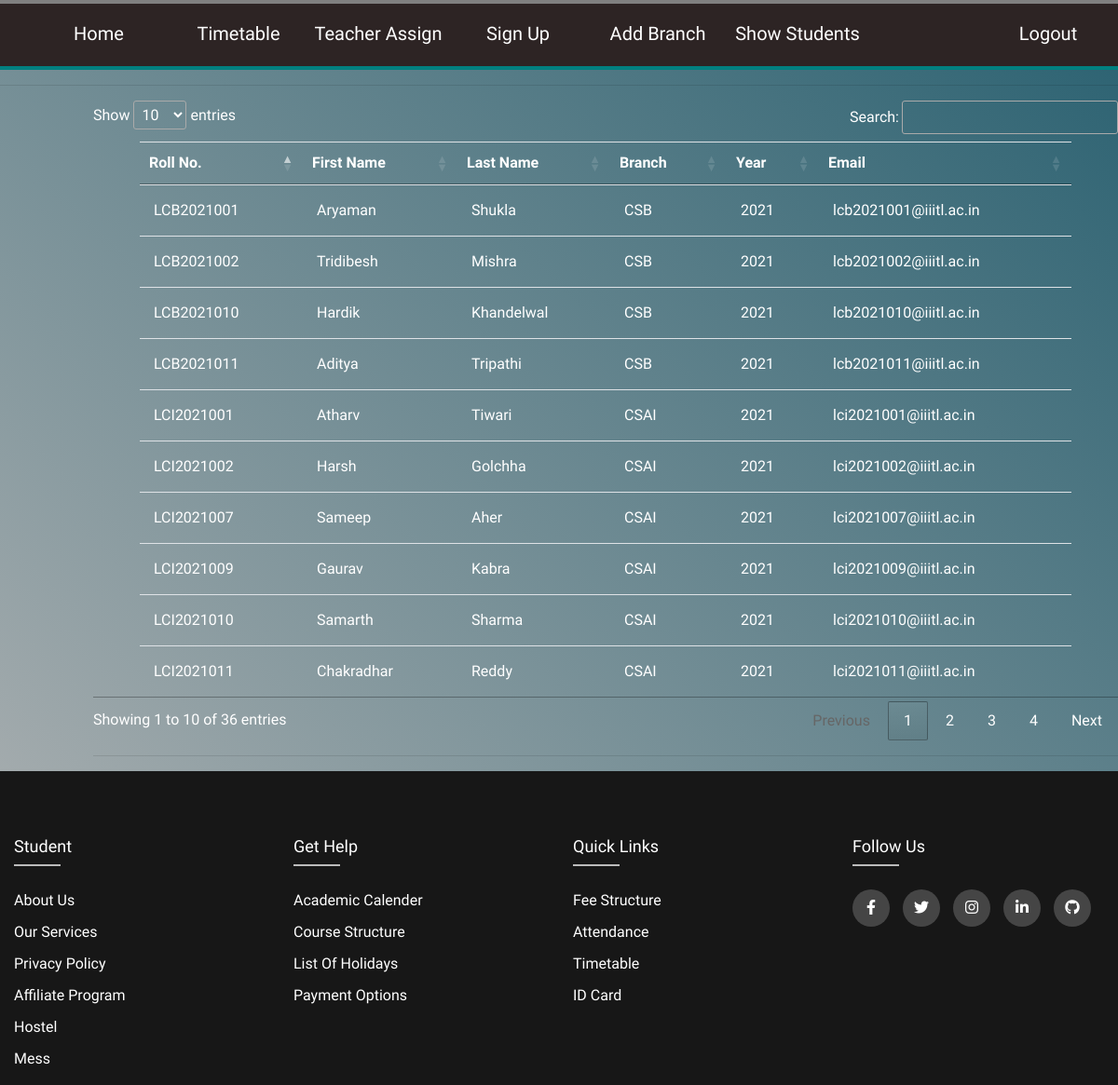
The page /admin/show_students on the database its author committed.
### app/models.py (models this page shows)
class Student(db.Model, UserMixin):
    id = db.Column(db.Integer, primary_key=True)
    email = db.Column(db.String(30), unique=True)
    rollno = db.Column(db.String(30))
    fname = db.Column(db.String(30))
    lname = db.Column(db.String(30))
    branch = db.Column(db.String(4), db.ForeignKey('branch.branch'))
    year = db.Column(db.Integer)
    password = db.Column(db.String(30))
    role = db.Column(db.String(30), default='student')

### app/admin.py (the view)
@admin.route('/admin/show_students', methods = ['POST', 'GET'])
def show_students():
    studs = Student.query.all()
    return render_template('Student_Database.html', studs = studs)

### app/templates/Student_Database.html (shortened to what this page needs)
<!DOCTYPE html>
<html lang="en">
  <head>
    <link
    rel="stylesheet"
    href="https://cdn.jsdelivr.net/npm/bootstrap@4.4.1/dist/css/bootstrap.min.css"
  />
  <link rel="stylesheet" href="/static/footer.css" />
  <link rel="stylesheet" href="/static/student_profile.css" />
  <link
    rel="stylesheet"
    href="https://cdnjs.cloudflare.com/ajax/libs/font-awesome/6.1.1/css/all.min.css"
  />
    <link
      rel="stylesheet"
      type="text/css"
      href="https://cdn.datatables.net/1.12.1/css/jquery.dataTables.css"
    />
    <link rel="stylesheet" href="/static/Student_Database.css" />
  </head>
  <body>
    <nav class="navbar-dark navbar-expand-lg navbar">
      <div class="container-fluid navb-links-container">
        <div class="collapse navbar-collapse" id="navbarSupportedContent">
          <ul class="navbar-nav me-auto mb-2 mb-lg-0">
            <li class="nav-item">
              <a href="/"><button class="styled-button">Home</button></a>
            </li>
            <li class="nav-item">
              <a href="/admin/timetable"
                ><button class="styled-button">Timetable</button></a
              >
            </li>
            <li class="nav-item">
              <a href="/admin/teacher_assign"
                ><button class="styled-button">Teacher Assign</button></a
              >
            </li>
            <li class="nav-item">
              <a href="/signup"
                ><button class="styled-button">Sign Up</button></a
              >
            </li>
            <li class="nav-item">
              <a href="/admin/branch"
                ><button class="styled-button">Add Branch</button></a
              >
            </li>
            <li class="nav-item">
              <a href="/admin/show_students"
                ><button class="styled-button">Show Students</button></a
              >
            </li>
            <li  id = "logout">
            <a href="/logout">
              <button class = "styled-button">Logout</button>
              </a>
            </li>
          </ul>
        </div>
      </div>
    </nav>
    <hr />
    <div class="tbl">
      <table class="table" id="student_database">
        <thead>
          <tr>
            <th>Roll No.</th>
            <th>First Name</th>
            <th>Last Name</th>
            <th>Branch</th>
            <th>Year</th>
            <th>Email</th>
          </tr>
        </thead>
        <tbody>
          {%for i in studs%}
          <tr>
            <td>{{i.rollno}}</td>
            <td>{{i.fname}}</td>
            <td>{{i.lname}}</td>
            <td>{{i.branch}}</td>
            <td>{{i.year}}</td>
            <td>{{i.email}}</td>
          </tr>
          {%endfor%}
        </tbody>
      </table>
      <hr />
    </div>
    <div class="tst">
      <footer class="footer">
        <div class="containner">
          <div class="row">
            <div class="footer-col col-3">
              <h4>Student</h4>
              <ul>
                <li><a href="#">About Us</a></li>
                <li><a href="#">Our Services</a></li>
                <li><a href="#">Privacy Policy</a></li>
                <li><a href="#">Affiliate Program</a></li>
                <li><a href="#">Hostel</a></li>
                <li><a href="#">Mess</a></li>
              </ul>
            </div>
            <div class="footer-col col-3">
              <h4>Get Help</h4>
              <ul>
                <li><a href="#">Academic Calender</a></li>
                <li><a href="#">Course Structure</a></li>
                <li><a href="#">List of Holidays</a></li>
                <li><a href="#">Payment Options</a></li>
              </ul>
            </div>
            <div class="footer-col col-3">
              <h4>Quick Links</h4>
              <ul>
                <li><a href="#">Fee Structure</a></li>
                <li><a href="#">Attendance</a></li>
                <li><a href="#">Timetable</a></li>
                <li><a href="#">ID card</a></li>
              </ul>
            </div>
            <div class="footer-col col-3">
              <h4>Follow Us</h4>
              <div class="social-links">
                <a href="#"><i class="fab fa-facebook-f"></i></a>
                <a href="#"><i class="fab fa-twitter"></i></a>
                <a href="#"><i class="fab fa-instagram"></i></a>
                <a href="#"><i class="fab fa-linkedin-in"></i></a>
                <a href="#"><i class="fab fa-github"></i></a>
              </div>
            </div>
          </div>
        </div>
      </footer>
    </div>
  </body>
</html>

### app/static/footer.css (style rules this page uses)
* { margin: 0; padding: 0; box-sizing: border-box; }
.containner { max-width: 1170px; margin: auto; }
ul { list-style: none; }
.footer { position:block; bottom: 0px; background-color: #171717; padding-top: 70px; width: 100%; }
.footer-col h4 { font-size: 18px; color: #ffffff; text-transform: capitalize; margin-bottom: 35px; font-weight: 500; position: relative; }
.footer-col h4::before { content: ''; position: absolute; left: 0; bottom: -10px; background-color: #bbbbbb; height: 2px; box-sizing: border-box; width: 50px; }
.footer-col ul li:not(:last-child) { margin-bottom: 10px; }
.footer-col ul li a { font-size: 16px; text-transform: capitalize; color: #ffffff; text-decoration: none; font-weight: 300; display: block; transition: all 0.3s ease; }
.footer-col .social-links a { display: inline-block; height: 40px; width: 40px; background-color: rgba(255,255,255, 0.2); margin: 0 10px 10px 0 ; text-align: center; line-height: 40px; border-radius: 50%; color: #ffffff; transition: all 0.5s ease; }

### app/static/student_profile.css (style rules this page uses)
body { margin: 0; border: 0; background: linear-gradient(to left bottom,#2A6171,rgb(183, 183, 183)); font-family:'PT Sans', sans-serif;; font-weight: 100; height: 100vh; background-repeat: no-repeat; background-attachment: fixed; color: white; }
.navbar { z-index: 1; background-color: #2D2424; color: white; height: 75px; width: 100vw; transition: all 800ms ease; border-bottom: solid 4px teal; width: 100%; }
.navbar:after, .navbar:before { height: 4px; content: ""; transition: all 400ms ease; }
.navbar:after { position: absolute; top: 0; left: 0; background-color: gray; width: 0; }
.navbar:before { position: absolute; top: 70px; left: 0; background-color: #2D2424; width: 100%; z-index: 0; }
.navb-links-container { z-index: 1; height: 75px; color: white; font-size: larger; }
.styled-button { width: 150px; height: 40px; border: none; background: transparent; background-color: #2D2424; color: white; font-size: 20px; transition: 200ms cubic-bezier(0.075, 0.82, 0.165, 1) all; }
#logout { position: absolute; right:0; }

### app/static/Student_Database.css (style rules this page uses)
body { background-color: rgb(34, 146, 146); }
.table { padding: 0 50px; color: white; }
.tbl { margin-left: 100px; }

### rows shown on the page
Student: rollno "LCI2021009", fname "Gaurav", lname "Kabra", branch "CSAI", year "2021", email "lci2021009@iiitl.ac.in"
Student: rollno "LCB2021001", fname "Aryaman", lname "Shukla", branch "CSB", year "2021", email "lcb2021001@iiitl.ac.in"
Student: rollno "LCI2021002", fname "Harsh", lname "Golchha", branch "CSAI", year "2021", email "lci2021002@iiitl.ac.in"
Student: rollno "LCI2021007", fname "Sameep", lname "Aher", branch "CSAI", year "2021", email "lci2021007@iiitl.ac.in"
Student: rollno "LCI2021010", fname "Samarth", lname "Sharma", branch "CSAI", year "2021", email "lci2021010@iiitl.ac.in"
Student: rollno "LCI2021011", fname "Chakradhar", lname "Reddy", branch "CSAI", year "2021", email "lci2021011@iiitl.ac.in"
Student: rollno "LCB2021002", fname "Tridibesh", lname "Mishra", branch "CSB", year "2021", email "lcb2021002@iiitl.ac.in"
Student: rollno "LCB2021010", fname "Hardik", lname "Khandelwal", branch "CSB", year "2021", email "lcb2021010@iiitl.ac.in"
Student: rollno "LCB2021011", fname "Aditya", lname "Tripathi", branch "CSB", year "2021", email "lcb2021011@iiitl.ac.in"
Student: rollno "LCI2021001", fname "Atharv", lname "Tiwari", branch "CSAI", year "2021", email "lci2021001@iiitl.ac.in"
